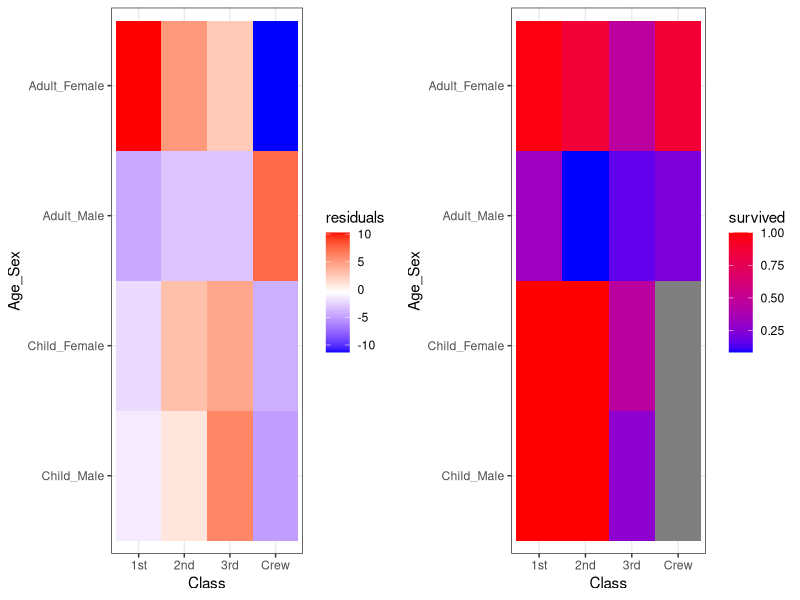

Source code (R):
install.packages("ggplot2")
library(ggplot2)
library(grid)
library(reshape2)

m <- acast(melt(unclass(Titanic)), Class ~ Age + Sex, sum)
names(dimnames(m)) <- c("Class", "Age_Sex")
df <- melt(unclass(chisq.test(m)$res), value.name = "residuals")
g1 <- ggplot(df, aes(x = Class, y = Age_Sex)) +
  geom_tile(aes(fill = residuals)) +
  scale_fill_gradientn(colours=c("blue","white","red")) +
  theme_bw()

m <- acast(melt(unclass(Titanic)), Class~Age+Sex,
           function(x) {x[2] / sum(x)})
names(dimnames(m)) <- c("Class","Age_Sex")
df <- melt(m, value.name = "survived")
g2 <- ggplot(df, aes(x = Class, y = Age_Sex)) +
  geom_tile(aes(fill = survived)) +
  scale_fill_gradient(low = "blue", high = "red")+theme_bw()

grid.newpage()
pushViewport(viewport(layout = grid.layout(1, 2)))
print(g1, vp = viewport(layout.pos.row = 1, layout.pos.col = 1))
print(g2, vp = viewport(layout.pos.row = 1, layout.pos.col = 2))